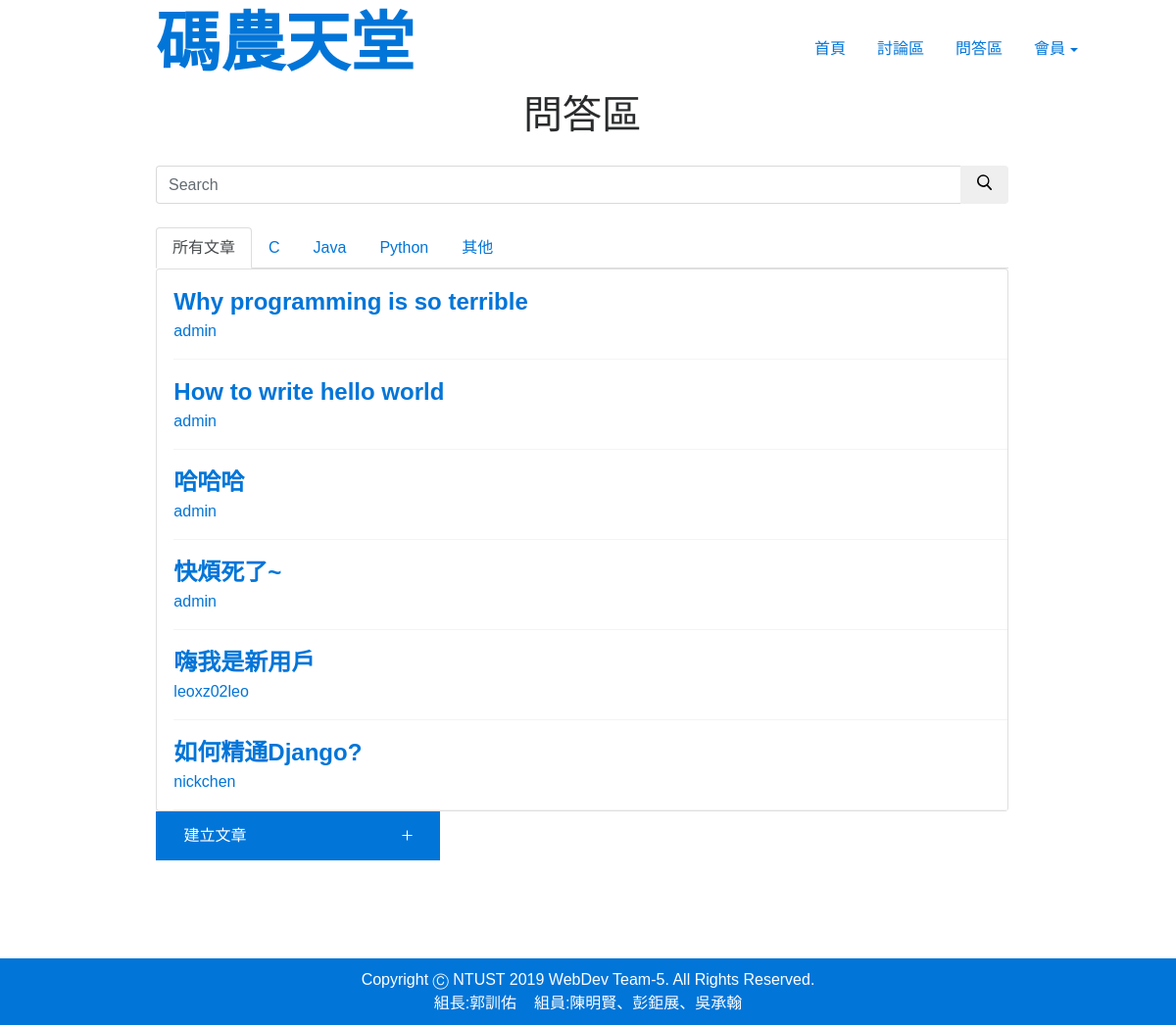
/QA/, run on the app's committed database.
### QA/models.py (models this page shows, shortened)
class Question(models.Model):
    title = models.CharField(max_length=225)
    body = RichTextField()
    questionType = models.ForeignKey(QuestionType,on_delete=models.CASCADE)
    postedUser = models.ForeignKey(User,on_delete=models.CASCADE)

### QA/views.py (the view, shortened to what this page needs)
def index(request):
    datasAll = Question.objects.all()
    datasCPP = Question.objects.filter(questionType__name='C++')
    datasJava = Question.objects.filter(questionType__name='Java')
    datasPython = Question.objects.filter(questionType__name='Python')
    datasOther = Question.objects.filter(questionType__name='Other')
    query = request.GET.get('srch-term')
    context = {
        'title': 'QA',
        'datasAll': datasAll,
        'datasCPP': datasCPP,
        'datasJava': datasJava,
        'datasPython': datasPython,
        'datasOther': datasOther
    }
    return render(request, 'QA/index.html', context)

### QA/templates/QA/index.html (shortened to what this page needs)
{% extends 'main/layout.html' %}
{% block content %}
<form method="GET" class="col-md-9" id="div1">
    <h1 style="text-align: center; margin: 0 0 30px;">問答區</h1>
    <div class="input-group add-on">
        <input class="form-control" placeholder="Search" name="srch-term" id="srch-term" type="text">
        <div class="input-group-btn">
            <button class="btn btn-default" type="submit">
            </button>
        </div>
    </div>
    <br>
    <div >
        <ul class="nav nav-tabs">
            <li class="nav-item">
                <a class="nav-link active show" href="#tab1" data-toggle="tab">所有文章</a>
            </li>
            <li class="nav-item">
                <a class="nav-link" href="#tab2" data-toggle="tab">C</a>
            </li>
            <li class="nav-item">
                <a class="nav-link" href="#tab3" data-toggle="tab">Java</a>
            </li>
            <li class="nav-item">
                <a class="nav-link" href="#tab4" data-toggle="tab">Python</a>
            </li>
            <li class="nav-item">
                <a class="nav-link" href="#tab5" data-toggle="tab">其他</a>
            </li>
        </ul>
        <div class="tab-content">
            <div class="tab-pane active" id="panel-538244">
                <div class="card">
                    {% for data in datasAll%}
                        <div class="card-body">
                            <div class="list">
                                <p class="card-text">
                                    <div class="title">
                                        <a  href="/QA/detail/{{data.id}}">{{data.title}}</a>
                                    </div>
                                    <div>
                                        <a href="/users/profile/{{data.postedUser.username}}">{{data.postedUser}}</a>
                                    </div>
                                </p>
                            </div>
                        </div>
                    {% endfor %}
                </div>
            </div>
        </div>
        <button class="btn btn-primary create-post style-jvp6q3ta" type="button" style="width: 290px;height: 50px; position: relative; left: 0%"  onclick="location.href='/QA/create'">
            <div style="position: relative; left: -30%; text-align: right;display: inline-block;">建立文章</div>
        </button>
    </div>
</form>
{% endblock content %}

### static/css/style.css (style rules this page uses)
#div1 { left:12%; }
.style-jvp6q3ta { cursor: pointer; }
.create-post { border-radius: 0px }
.create-post-svg { fill: white }
.title { font-weight:bold; font-size: 24px; }
.list { border-bottom: 1px solid #f4f4f4; margin-left: 2%; }
body { font-family: Helvetica, Arial,LiHei Pro,黑體-繁,微軟正黑體, sans-serif!important; }
* { box-sizing: border-box; }
.card-text { margin: 15px 0; }

### data on the page
Question: title "Why programming is so terrible", postedUser "admin"
Question: title "How to write hello world", postedUser "admin"
Question: title "哈哈哈", postedUser "admin"
Question: title "快煩死了~", postedUser "admin"
Question: title "嗨我是新用戶", postedUser "leoxz02leo"
Question: title "如何精通Django?", postedUser "nickchen"
